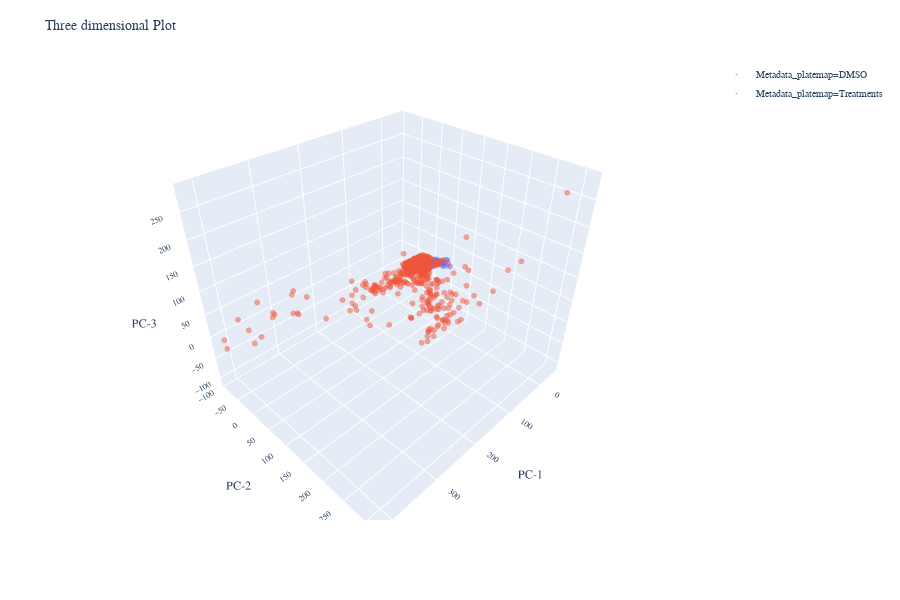

Notebook source saved alongside this figure:
### Code cell
import plotly.express as px
import plotly.express as go


fig = px.scatter_3d(combined, x='PC-1', y='PC-2', z='PC-3',
               color='Metadata_platemap', opacity=0.5, size_max=0.1)

fig.update_traces(marker=dict(size=2),
                  selector=dict(mode='markers'))

fig.update_layout(
    title="Three dimensional Plot",
    xaxis_title="x Axis Title",
    yaxis_title="y Axis Title",
    font=dict(
        family="Arial",
        size=10
    )
)

fig.show()
#fig.write_image("/Users/habbasi/Desktop/3d_PCA_target_ID.png")

### Figure 1 — Plotly figure (JSON) as saved in the notebook; plotly's stock layout.template omitted (floating-point values rounded to 4 significant figures; data arrays with more than 128 entries replaced by an {"elided": "..."} marker saying what was removed)
{"data": [{"hoverlabel": {"namelength": 0}, "hovertemplate": "Metadata_platemap=DMSO<br>PC-1=%{x}<br>PC-2=%{y}<br>PC-3=%{z}", "legendgroup": "Metadata_platemap=DMSO", "marker": {"color": "#636efa", "opacity": 0.5, "size": 2, "symbol": "circle"}, "mode": "markers", "name": "Metadata_platemap=DMSO", "scene": "scene", "showlegend": true, "type": "scatter3d", "x": {"elided": "350 float values"}, "y": {"elided": "350 float values"}, "z": {"elided": "350 float values"}}, {"hoverlabel": {"namelength": 0}, "hovertemplate": "Metadata_platemap=Treatments<br>PC-1=%{x}<br>PC-2=%{y}<br>PC-3=%{z}", "legendgroup": "Metadata_platemap=Treatments", "marker": {"color": "#EF553B", "opacity": 0.5, "size": 2, "symbol": "circle"}, "mode": "markers", "name": "Metadata_platemap=Treatments", "scene": "scene", "showlegend": true, "type": "scatter3d", "x": {"elided": "1570 float values"}, "y": {"elided": "1570 float values"}, "z": {"elided": "1570 float values"}}], "layout": {"font": {"family": "Arial", "size": 10}, "height": 600, "legend": {"tracegroupgap": 0}, "margin": {"t": 60}, "scene": {"domain": {"x": [0, 1], "y": [0, 1]}, "xaxis": {"title": {"text": "PC-1"}}, "yaxis": {"title": {"text": "PC-2"}}, "zaxis": {"title": {"text": "PC-3"}}}, "title": {"text": "Three dimensional Plot"}, "xaxis": {"title": {"text": "x Axis Title"}}, "yaxis": {"title": {"text": "y Axis Title"}}}}
